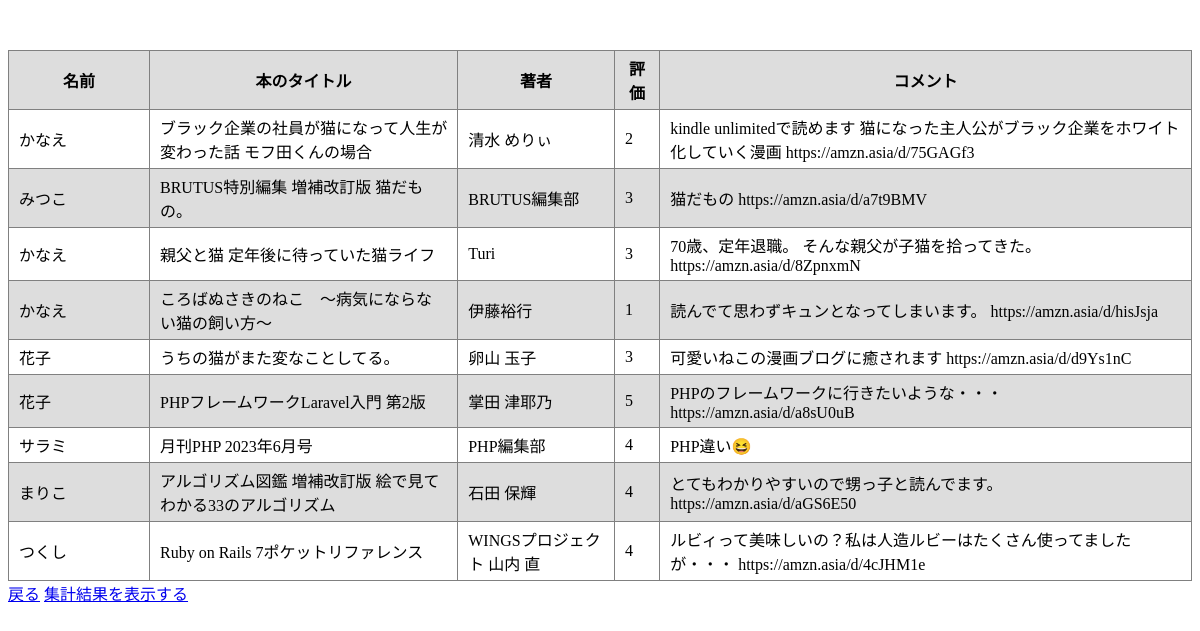
The page /result.php on the database its author committed.
### tables this page shows
CREATE TABLE `gs_bm_table` (
  `id` int(12) NOT NULL,
  `name` varchar(64) NOT NULL,
  `email` varchar(128) NOT NULL,
  `bookTitle` varchar(128) NOT NULL,
  `author` varchar(128) NOT NULL,
  `rating` int(12) NOT NULL,
  `comment` text NOT NULL,
  `date` datetime NOT NULL
);

### db_connect.php (called while the page is built, shortened)
<?php
try {
    $pdo = new PDO('mysql:dbname=kadai_PHP;charset=utf8;host=localhost', 'root', '');
    $pdo->setAttribute(PDO::ATTR_ERRMODE, PDO::ERRMODE_EXCEPTION);
  } catch (PDOException $e) {
    exit('DBConnectError'.$e->getMessage());
  }
$stmt = $pdo->prepare("SELECT * FROM gs_bm_table");
$status = $stmt->execute();
?>

### result.php (the view, shortened to what this page needs)
<?php
require_once('db_connect.php');
?>
<!DOCTYPE html>
<html lang="en">
<head>
  <link rel="stylesheet" href="./css/result.css">
</head>
<body>
<?php
if ($stmt->rowCount() > 0) {
  echo '<table border="1" class="center-table">';
  echo '<tr><th>名前</th><th>本のタイトル</th><th>著者</th><th>評価</th><th>コメント</th></tr>';
  while ($row = $stmt->fetch(PDO::FETCH_ASSOC)) {
    $name = $row['name'];
    $bookTitle = $row['bookTitle'];
    $author = $row['author'];
    $rating = $row['rating'];
    $comment = $row['comment'];
    echo '<tr>';
    echo '<td class="name">' . $name . '</td>';
    echo '<td>' . $bookTitle . '</td>';
    echo '<td>' . $author . '</td>';
    echo '<td>' . $rating . '</td>';
    echo '<td>' . $comment . '</td>';
    echo '</tr>';
  }
  echo '</table>';
} else {
  echo 'まだアンケートがありません。';
}
?>
<a href="index.php" class="back-button">戻る</a>
<a href="totalling.php" class="back-button">集計結果を表示する</a>
</body>
</html>

### css/result.css (style rules this page uses)
table { border-collapse: collapse; }
tr:nth-child(odd) { background-color: #ddd; }
th,td { padding: 5px 10px; }

### result.php (style rules this page uses)
.center-table { width: 100%; margin-top: 50px; }
.name { width: 120px; }

### rows shown on the page
gs_bm_table: name "かなえ", bookTitle "ブラック企業の社員が猫になって人生が変わった話 モフ田くんの場合", author "清水 めりぃ", rating "2", comment "kindle unlimitedで読めます 猫になった主人公がブラック企業をホワイト化していく漫画 https://amzn.asia/d/75GAGf3"
gs_bm_table: name "みつこ", bookTitle "BRUTUS特別編集 増補改訂版 猫だもの。", author "BRUTUS編集部", rating "3", comment "猫だもの https://amzn.asia/d/a7t9BMV"
gs_bm_table: name "かなえ", bookTitle "親父と猫 定年後に待っていた猫ライフ", author "Turi", rating "3", comment "70歳、定年退職。 そんな親父が子猫を拾ってきた。 https://amzn.asia/d/8ZpnxmN"
gs_bm_table: name "かなえ", bookTitle "ころばぬさきのねこ 〜病気にならない猫の飼い方〜", author "伊藤裕行", rating "1", comment "読んでて思わずキュンとなってしまいます。 https://amzn.asia/d/hisJsja"
gs_bm_table: name "花子", bookTitle "うちの猫がまた変なことしてる。", author "卵山 玉子", rating "3", comment "可愛いねこの漫画ブログに癒されます https://amzn.asia/d/d9Ys1nC"
gs_bm_table: name "花子", bookTitle "PHPフレームワークLaravel入門 第2版", author "掌田 津耶乃", rating "5", comment "PHPのフレームワークに行きたいような・・・ https://amzn.asia/d/a8sU0uB"
gs_bm_table: name "サラミ", bookTitle "月刊PHP 2023年6月号", author "PHP編集部", rating "4", comment "PHP違い😆"
gs_bm_table: name "まりこ", bookTitle "アルゴリズム図鑑 増補改訂版 絵で見てわかる33のアルゴリズム", author "石田 保輝", rating "4", comment "とてもわかりやすいので甥っ子と読んでます。 https://amzn.asia/d/aGS6E50"
gs_bm_table: name "つくし", bookTitle "Ruby on Rails 7ポケットリファレンス", author "WINGSプロジェクト 山内 直", rating "4", comment "ルビィって美味しいの？私は人造ルビーはたくさん使ってましたが・・・ https://amzn.asia/d/4cJHM1e"
